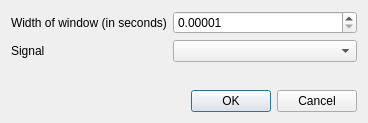
<?xml version="1.0" encoding="UTF-8"?>
<ui version="4.0">
 <class>Dialog</class>
 <widget class="QDialog" name="Dialog">
  <property name="geometry">
   <rect>
    <x>0</x>
    <y>0</y>
    <width>368</width>
    <height>123</height>
   </rect>
  </property>
  <property name="windowTitle">
   <string>Max Window configuration</string>
  </property>
  <layout class="QVBoxLayout" name="verticalLayout">
   <item>
    <layout class="QFormLayout" name="formLayout">
     <item row="0" column="0">
      <widget class="QLabel" name="label">
       <property name="text">
        <string>Width of window (in seconds)</string>
       </property>
      </widget>
     </item>
     <item row="1" column="0">
      <widget class="QLabel" name="label_2">
       <property name="text">
        <string>Signal</string>
       </property>
      </widget>
     </item>
     <item row="1" column="1">
      <widget class="QComboBox" name="signal"/>
     </item>
     <item row="0" column="1">
      <widget class="QDoubleSpinBox" name="time_len">
       <property name="decimals">
        <number>5</number>
       </property>
       <property name="minimum">
        <double>0.000010000000000</double>
       </property>
       <property name="maximum">
        <double>1000.000000000000000</double>
       </property>
       <property name="singleStep">
        <double>0.100000000000000</double>
       </property>
       <property name="stepType">
        <enum>QAbstractSpinBox::AdaptiveDecimalStepType</enum>
       </property>
      </widget>
     </item>
    </layout>
   </item>
   <item>
    <widget class="QDialogButtonBox" name="buttonBox">
     <property name="orientation">
      <enum>Qt::Horizontal</enum>
     </property>
     <property name="standardButtons">
      <set>QDialogButtonBox::Cancel|QDialogButtonBox::Ok</set>
     </property>
    </widget>
   </item>
  </layout>
 </widget>
 <resources/>
 <connections>
  <connection>
   <sender>buttonBox</sender>
   <signal>accepted()</signal>
   <receiver>Dialog</receiver>
   <slot>accept()</slot>
   <hints>
    <hint type="sourcelabel">
     <x>248</x>
     <y>254</y>
    </hint>
    <hint type="destinationlabel">
     <x>157</x>
     <y>274</y>
    </hint>
   </hints>
  </connection>
  <connection>
   <sender>buttonBox</sender>
   <signal>rejected()</signal>
   <receiver>Dialog</receiver>
   <slot>reject()</slot>
   <hints>
    <hint type="sourcelabel">
     <x>316</x>
     <y>260</y>
    </hint>
    <hint type="destinationlabel">
     <x>286</x>
     <y>274</y>
    </hint>
   </hints>
  </connection>
 </connections>
</ui>
